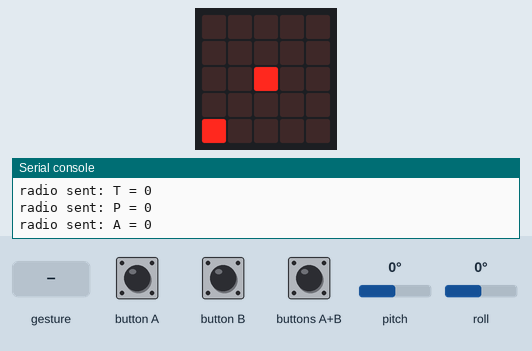
This program was run on a simulated BBC micro:bit (MakeCode). Parts: the board's 5×5 LED display, the last lines printed to the serial console. The inputs (shaded band) are chosen by the test bench; at power-on: pitch 0°, roll 0°. No radio messages arrive unless stated (any console line starting 'radio sent:' is added by the test bench); a tilt is held for 1.5 s and a shake lasts 1 s, then the board lies face up again.

Above: at 1.9 s.
2.0 s: gesture 'shake'
At 2.17 s:
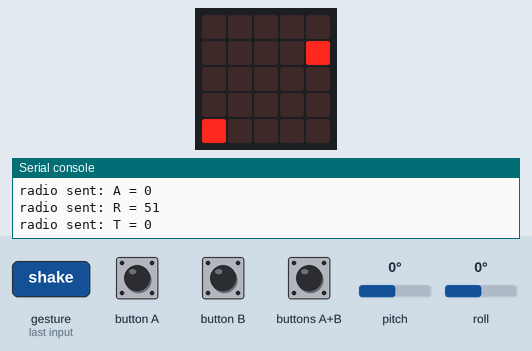
4.7 s: button B pressed for 0.15 s
At 6.0 s:
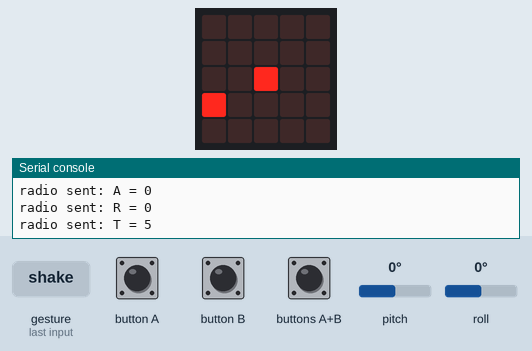
6.3 s: pitch set to -172°
At 7.6 s:
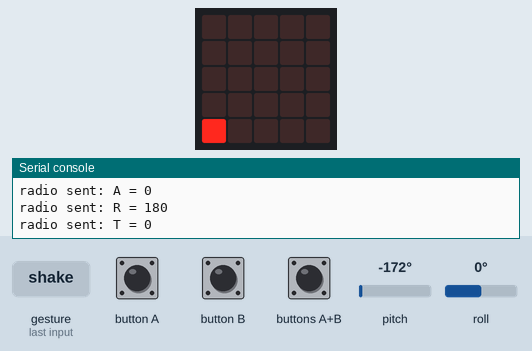
8.1 s: buttons A+B pressed for 0.15 s
At 9.4 s:
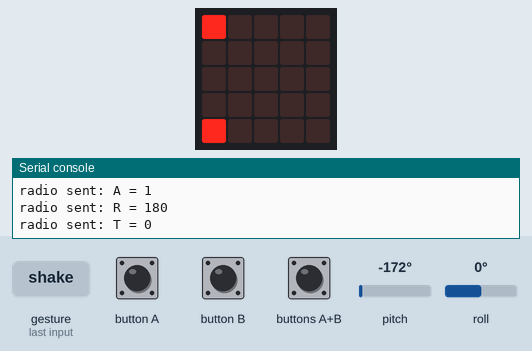
9.7 s: pitch set to 0°
At 10.5 s:
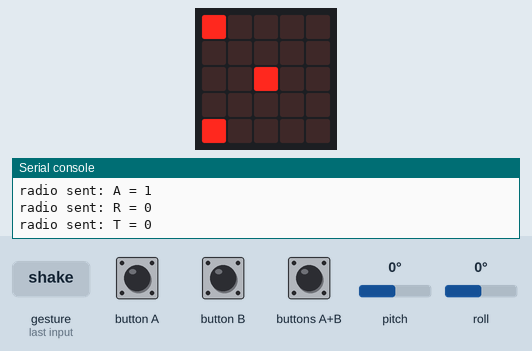
11.2 s: button B pressed for 0.15 s
At 12.3 s:
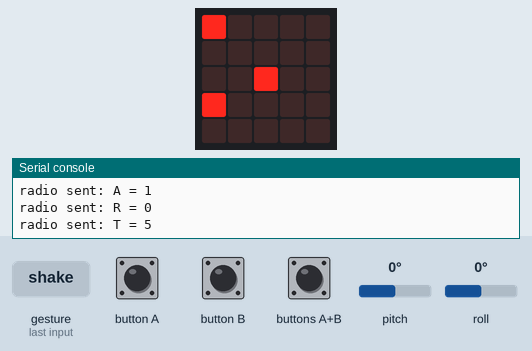
Timing chart, 0 to 13.8 s (numbered marks = the images above; inputs shaded):
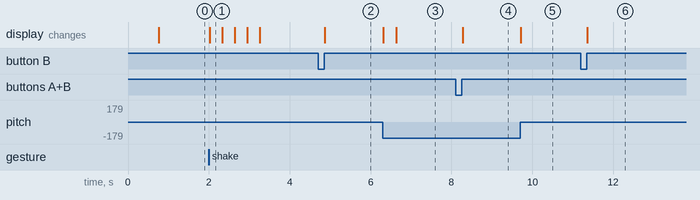

The program:

main.ts
```typescript
input.onGesture(Gesture.ScreenDown, function () {
    Throttle = 0
    Arm = 0
})
input.onButtonPressed(Button.A, function () {
    Throttle += -5
})
input.onGesture(Gesture.Shake, function () {
    Throttle = 0
    Arm = 0
})
input.onButtonPressed(Button.AB, function () {
    if (Arm == 0) {
        Arm = 1
    } else {
        Arm = 0
    }
    Throttle = 0
})
input.onButtonPressed(Button.B, function () {
    Throttle += 5
})
let Roll = 0
let Pitch = 0
let Arm = 0
let Throttle = 0
let radioGroup = 7
radio.setGroup(radioGroup)
basic.showNumber(radioGroup)
basic.forever(function () {
    Pitch = input.rotation(Rotation.Pitch)
    Roll = input.rotation(Rotation.Roll)
    basic.clearScreen()
    if (Arm == 1) {
        led.plot(0, 0)
    }
    led.plot(0, Math.map(Throttle, 0, 100, 4, 0))
    led.plot(Math.map(Roll, -45, 45, 0, 4), Math.map(Pitch, -45, 45, 0, 4))
    radio.sendValue("P", Pitch)
    radio.sendValue("A", Arm)
    radio.sendValue("R", Roll)
    radio.sendValue("T", Throttle)
})
```

test.ts
```typescript
// Hier kann man Tests durchführen; diese Datei wird nicht kompiliert, wenn dieses Paket als Erweiterung verwendet wird.
```

Measured:
- after the input at 2.0 s, the display: changes at once (image 1)
- after the input at 4.7 s, the display: changes after 0.16 s (image 2)
- after the input at 6.3 s, the display: first changes at once (image 3 shows a later state)
- after the input at 8.1 s, the display: changes after 0.18 s (image 4)
- after the input at 9.7 s, the display: changes at once (image 5)
- after the input at 11.2 s, the display: changes after 0.16 s (image 6)
